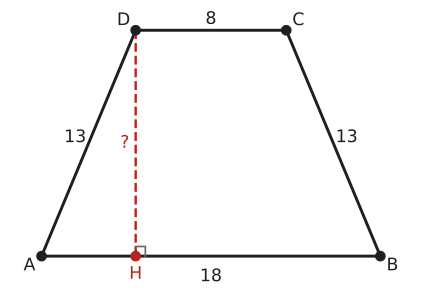

The script that drew this image:
import sys; sys.path.insert(0, "tools")
from cizim import *

P = lambda x, y: np.array([float(x), float(y)])
uz = lambda U, V: round(float(np.linalg.norm(U - V)), 4)
def acisi(K, U, V):
    u, v = U - K, V - K
    return round(float(np.degrees(np.arccos(np.dot(u, v) / np.linalg.norm(u) / np.linalg.norm(v)))), 3)
def kesis(p, u, q, v):
    t = np.linalg.solve(np.array([u, -v]).T, q - p); return p + t[0] * u
def birim(U, V):
    t = (V - U) / np.linalg.norm(V - U); return t, np.array([-t[1], t[0]])
def paralel_isareti(U, V, f=0.5):
    M = U + f * (V - U); t, _ = birim(U, V)
    ax.annotate("", xy=M + 0.3 * S * t, xytext=M - 0.3 * S * t, arrowprops=dict(arrowstyle="-|>", color=SOLUK, lw=1.4, mutation_scale=14))
def cetik(U, V, n=1, renk=SOLUK, f=0.5):
    M = U + f * (V - U); t, m = birim(U, V)
    for i in range(n):
        c = M + (i - (n - 1) / 2) * 0.2 * S * t
        ax.plot(*zip(c - 0.22 * S * m, c + 0.22 * S * m), color=renk, lw=1.5)
def olcu(U, V, metin, d=0.5, renk=YAZI, fs=13):
    """[UV] ortasına, U->V yönünün soluna d*S uzağa yazı (d < 0: sağına)."""
    M = (U + V) / 2; _, m = birim(U, V)
    ax.text(*(M + d * S * m), metin, ha="center", va="center", color=renk, fontsize=fs)
def dik_isareti(K, U, V, r=0.4):
    a_ = (U - K) / np.linalg.norm(U - K) * r * S; b_ = (V - K) / np.linalg.norm(V - K) * r * S
    ax.plot(*zip(K + a_, K + a_ + b_, K + b_), color=SOLUK, lw=1.3)
def harf(Q, metin, dx, dy, renk=YAZI, fs=13):
    ax.text(Q[0] + dx * S, Q[1] + dy * S, metin, ha="center", va="center", color=renk, fontsize=fs)
def cizgi(U, V, renk=YAZI, lw=2.2, ls="-"):
    ax.plot(*zip(U, V), color=renk, lw=lw, ls=ls)
def basla(xmin, xmax, ymin, ymax, en=5.5):
    global fig, ax
    fig, ax = sekil(en, en * (ymax - ymin) / (xmax - xmin))
    ax.set_aspect("equal"); ax.axis("off"); ax.set_xlim(xmin, xmax); ax.set_ylim(ymin, ymax)
def yamuk(A, B, C, D, dolgu=None):
    if dolgu: ax.add_patch(patches.Polygon([A, B, C, D], closed=True, facecolor=dolgu, edgecolor="none"))
    ax.plot(*zip(A, B, C, D, A), color=YAZI)
    for Q in (A, B, C, D): nokta(ax, *Q, "")
def koseler(A, B, C, D):
    harf(A, "A", -0.5, -0.4); harf(B, "B", 0.5, -0.4); harf(C, "C", 0.5, 0.4); harf(D, "D", -0.5, 0.4)

# Soru 2: |AB| = 18, |DC| = 8, |AD| = |BC| = 13 -> |AH| = 5, h = 12.
A, B, C, D = P(0, 0), P(18, 0), P(13, 12), P(5, 12); H = P(5, 0)
S = 18 / 14
print("AD", uz(A, D), "DH", uz(D, H))
basla(-1.8, 19.8, -1.4, 13.2)
yamuk(A, B, C, D); koseler(A, B, C, D)
cizgi(D, H, KIRMIZI, 1.8, "--"); dik_isareti(H, D, B); nokta(ax, *H, "", renk=KIRMIZI); harf(H, "H", 0, -0.75, KIRMIZI)
olcu(A, B, "18", -0.85); olcu(D, C, "8", 0.45); olcu(A, D, "13", 0.6); olcu(C, B, "13", 0.6)
olcu(D, H, "?", -0.45, KIRMIZI)
kaydet(fig, __file__)
